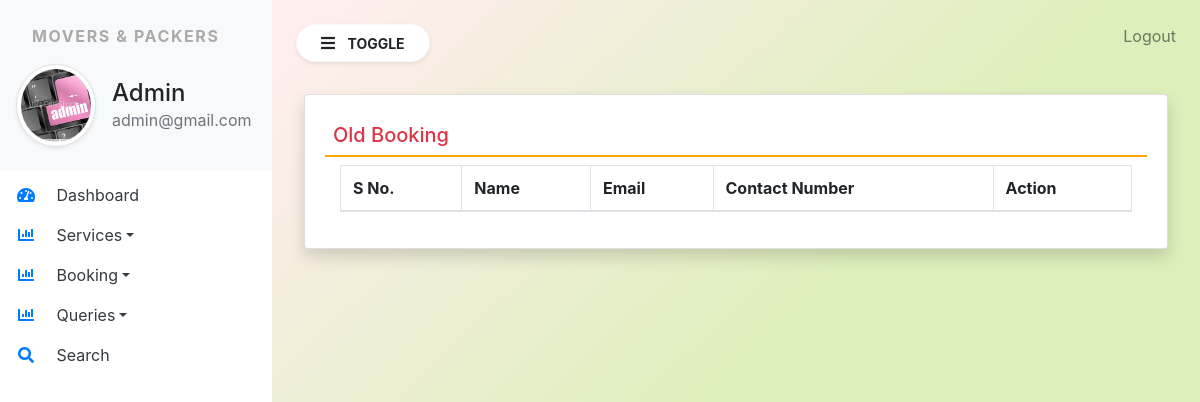
Before: /old_booking (signed in) with the older database file.
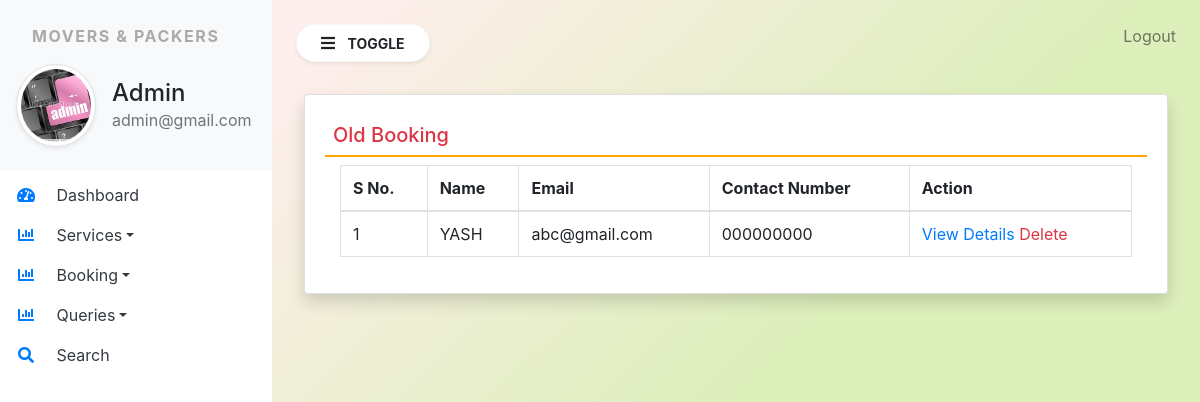
After: the same page with the newer database file.
### moverspackers/models.py (models this page shows, shortened)
class SiteUser(models.Model):
    name = models.CharField(max_length=100,null=True)
    email = models.CharField(max_length=100,null=True)
    mobile = models.CharField(max_length=15,null=True)
    location = models.CharField(max_length=200,null=True)
    shiftinglocation = models.CharField(max_length=200,null=True)
    shiftingdate = models.DateField(max_length=200,null=True)
    briefitems = models.CharField(max_length=100,null=True)
    items = models.CharField(max_length=3000,null=True)
    requestdate = models.DateField(null=True)
    remark = models.CharField(max_length=500,null=True)
    status = models.CharField(max_length=30,null=True)
    updationdate = models.DateField(null=True)

### moverspackers/views.py (the view)
# urls.py: path('old_booking',old_booking,name="old_booking"),
def old_booking(request):
    if not request.user.is_authenticated:
        return redirect('admin_login')
    booking = SiteUser.objects.filter(status = '1')
    return render(request,'old_booking.html',locals())

### moverspackers/templates/old_booking.html
{% extends 'admin_base.html' %}
{% block main %}
<div class="card shadow m-2">
    <div class="card-body">
        <h5 class="p-2 text-danger" style="border-bottom: 2px solid orange;">Old Booking </h5>
        <div class="container-fluid">
            <table class="table table-bordered" id="example">
                <thead>
                    <tr>
                     <th>S No.</th>
                     <th>Name</th>
                     <th>Email</th>
                     <th>Contact Number</th>
                     <th>Action</th>
                    </tr>
                </thead>
                <tbody>
                   {% for i in booking %}
                   <tr>
                       <td>{{forloop.counter}}</td>
                       <td>{{i.name}}</td>
                       <td>{{i.email}}</td>
                       <td>{{i.mobile}}</td>
                       <td><a href="{% url 'view_bookingdetail' i.id  %}">View Details</a>
                    <a href="{% url 'delete_booking' i.id %}" class="text-danger" onclick="return confirm('Are you sure?')">Delete</a>
                   </tr>
                   {% endfor %}
                </tbody>
            </table>
        </div>
    </div>
</div>
{% endblock %}

Changed rows visible on the page:
added SiteUser: name "YASH", email "abc@gmail.com", mobile "000000000"
